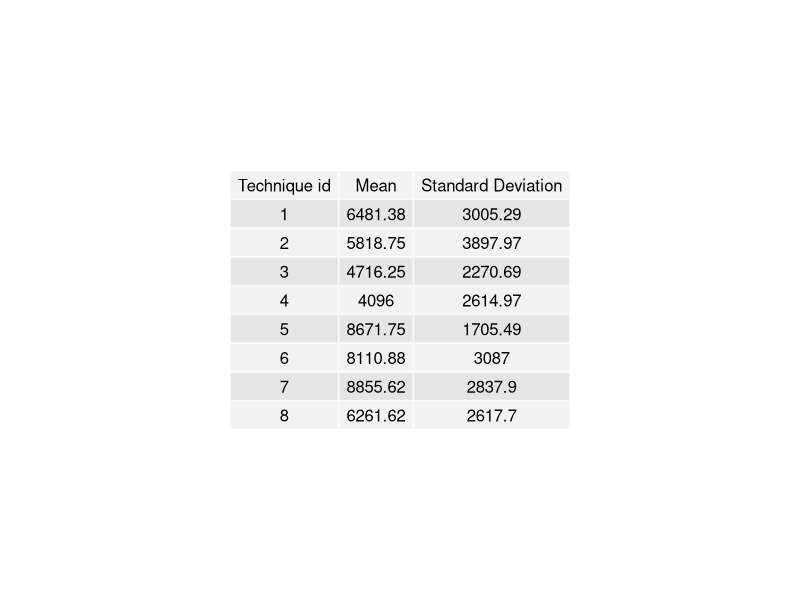
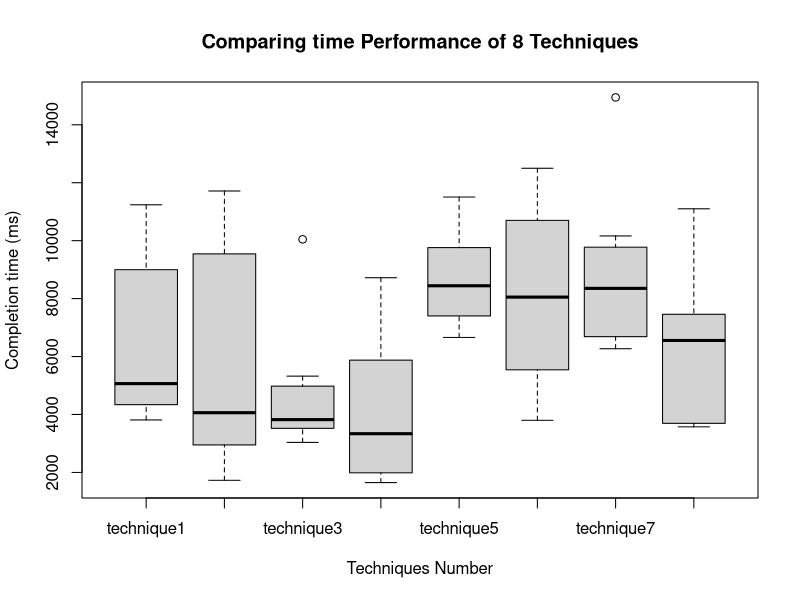

The R source for these figures, in order:
## ---- chunk 1
knitr::opts_chunk$set(echo = TRUE)
## ---- chunk 2
#Inputing Data: Analysis Excel sheet has "Time" data of 8 interaction techniques
library(openxlsx)
library(stats)
library(gridExtra)
library(grid)
data <- read.xlsx("Analysis.xlsx",colNames = FALSE, sheet="Time")
#Transpose
time <- c(data[,1], data[,2], data[,3], data[,4], data[,5],
                 data[,6], data[,7], data[,8])
techniques <- c(rep('technique1', 8),rep('technique2', 8),rep('technique3', 8),
                rep('technique4', 8),rep('technique5', 8),rep('technique6', 8),
                rep('technique7', 8),rep('technique8', 8))
combine <- cbind((time), techniques)

## ---- chunk 3
mean1<- mean(data$X1)
sd1 = sqrt(var(data$X1))

mean2<- mean(data$X2)
sd2 = sqrt(var(data$X2))

mean3<- mean(data$X3)
sd3 = sqrt(var(data$X3))

mean4<- mean(data$X4)
sd4 = sqrt(var(data$X4))

mean5<- mean(data$X5)
sd5 = sqrt(var(data$X5))

mean6<- mean(data$X6)
sd6 = sqrt(var(data$X6))

mean7<- mean(data$X7)
sd7 = sqrt(var(data$X7))

mean8<- mean(data$X8)
sd8 = sqrt(var(data$X8))

# Print in table
r1 <- c("Technique id", "Mean", "Standard Deviation")
r2 <- c("1", round(mean1, 2), round(sd1, 2))
r3 <- c("2", round(mean2, 2), round(sd2, 2))
r4 <- c("3", round(mean3, 2), round(sd3, 2))
r5 <- c("4", round(mean4, 2), round(sd4, 2))
r6 <- c("5", round(mean5, 2), round(sd5, 2))
r7 <- c("6", round(mean6, 2), round(sd6, 2))
r8 <- c("7", round(mean7, 2), round(sd7, 2))
r9 <- c("8", round(mean8, 2), round(sd8, 2))
tab <- rbind(r1, r2, r3, r4, r5, r6, r7,r8,r9)
grid.table(tab, rows = NULL)

## ---- chunk 4
results <- aov(time ~ techniques)
anova(results)
## ---- chunk 5
boxplot(time~techniques,main = "Comparing time Performance of 8 Techniques", 
        xlab = "Techniques Number", ylab = "Completion time (ms)")
## ---- chunk 6
TukeyHSD(results, conf.level=0.95)
